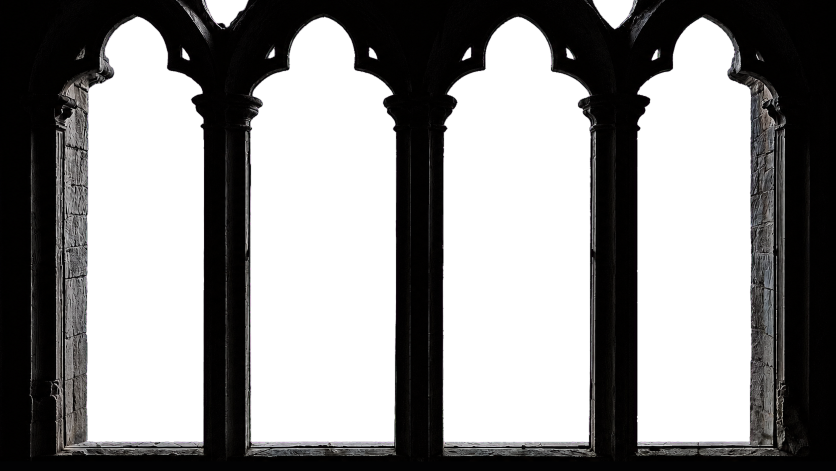
#> input picture Views/Medieval Storm Window/Assets/Photoreal Window/framic_arcade_v3_fitted.png, 1672 x 941 px (shown at 1/2 size)
$ python build_projected_window_v4.py   (older library calls are emulated)
#> lines starting #> are read from the running program, lines starting #| are printed output that depends on the picture; after the words box and inside, x2 and y2 are one past the last pixel; in counts of white or black regions, pixels touching at a corner belong together
"""Build the V4 projective-photo Gothic window relief.

Unlike V2/V3, the photograph is not drawn on a front quad.  Every visible
photo texel is attached to a physically shaped height-field.  Vertex x/y are
contracted as z approaches the authored camera, keeping the source photograph
pixel-perfect from that camera while producing real parallax off axis.
"""

from __future__ import annotations

from pathlib import Path
import struct

import cv2
import numpy as np
from PIL import Image, ImageFilter
import trimesh
from trimesh.visual.material import PBRMaterial
from trimesh.visual.texture import TextureVisuals


ROOT = Path(__file__).resolve().parents[1]
ASSET_DIR = ROOT / "Views/Medieval Storm Window/Assets/Photoreal Window"
STONE_DIR = ROOT / "Views/Medieval Storm Window/Assets/Stone PBR/RabdentseRuins"

SOURCE = ASSET_DIR / "framic_arcade_v3_fitted.png"
UPSCALED = ASSET_DIR / "framic_arcade_v4_projected_2x.png"
NORMAL = ASSET_DIR / "framic_arcade_v4_normal.png"
ROUGHNESS = ASSET_DIR / "framic_arcade_v4_roughness.png"
OUTPUT = ASSET_DIR / "framic_arcade_projected_v4.glb"

PLATE_WIDTH = 0.65
PLATE_HEIGHT = 0.365625
# View.tscn's authored camera-to-frame distance.  This is the calibration that
# guarantees the displaced mesh reproduces the source photograph at center.
CALIBRATED_CAMERA_DISTANCE = 0.234818953
GRID_STEP = 4
SILL_START_V = 0.928
SILL_FRONT_V = 0.950


# [61 lines left out: function semantic_depth, not called in this run]


def build_detail_maps(source: Image.Image) -> tuple[Image.Image, Image.Image]:
    """Build source-aligned restrained stone normal and roughness maps."""
    rgba = np.asarray(source, dtype=np.uint8)
    gray = cv2.cvtColor(rgba[:, :, :3], cv2.COLOR_RGB2GRAY).astype(np.float32) / 255.0
    # Remove broad lighting gradients; normals should describe grit/carving,
    # not bake the photograph's illumination a second time.
    broad = cv2.GaussianBlur(gray, (0, 0), 7.0)
    detail = cv2.GaussianBlur(gray - broad, (0, 0), 1.0)
    dx = cv2.Sobel(detail, cv2.CV_32F, 1, 0, ksize=3)
    dy = cv2.Sobel(detail, cv2.CV_32F, 0, 1, ksize=3)
    strength = 4.0
    nx = -dx * strength
    ny = dy * strength
    nz = np.ones_like(nx)
    length = np.sqrt(nx * nx + ny * ny + nz * nz)
    normal = np.dstack((nx / length, ny / length, nz / length))
    normal = np.clip(normal * 0.5 + 0.5, 0.0, 1.0)
    normal_image = Image.fromarray((normal * 255.0).astype(np.uint8), "RGB")

    local_variance = cv2.GaussianBlur((gray - broad) ** 2, (0, 0), 3.0)
    rough = np.clip(0.84 + local_variance * 2.2, 0.72, 0.98)
    rough_image = Image.fromarray((rough * 255.0).astype(np.uint8), "L")
    return normal_image, rough_image


def clean_projective_alpha(source: Image.Image) -> Image.Image:
    """Keep authored apertures while stabilizing their physical silhouettes."""
    rgba = np.asarray(source, dtype=np.uint8).copy()
    transparent = (rgba[:, :, 3] < 96).astype(np.uint8)
    count, labels, stats, _ = cv2.connectedComponentsWithStats(transparent, 8)
    for label in range(1, count):
        # Four landscape apertures and the two broad clipped vault openings are
        # intentional. Small isolated keying holes become distracting vertical
        # flashes when a multi-million-splat landscape shows through them.
        if int(stats[label, cv2.CC_STAT_AREA]) < 1000:
            rgba[labels == label, 3] = 255

    return Image.fromarray(rgba, "RGBA")


# [211 lines left out: functions projected_facade, opening_reveals, not called in this run]


def build() -> None:
    source = clean_projective_alpha(Image.open(SOURCE).convert("RGBA"))
#> in clean_projective_alpha, rgba is the input picture: shape (941, 1672, 4); mean R, G, B, A 10.4, 9.8, 9.8, 123.8
#> in clean_projective_alpha, `transparent = (rgba[:, :, 3] < 96).astype(np.uint8)`:
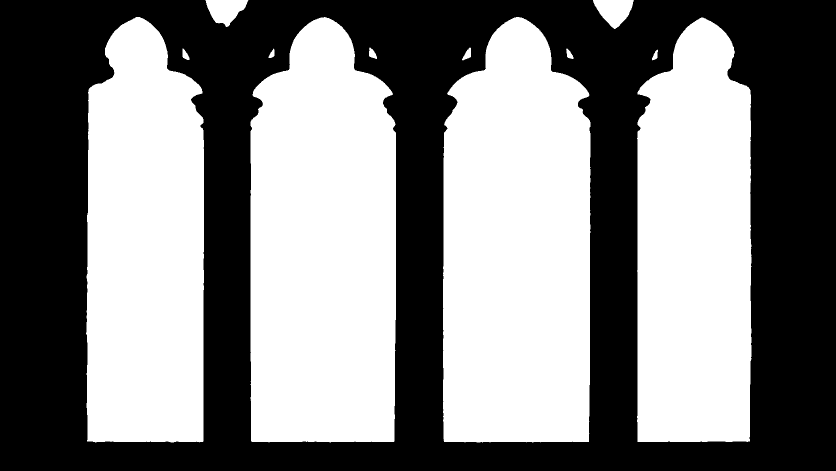
#> transparent: shape (941, 1672) (shown at 1/2 size); values 0 (black) and 1 (white), 51.4% white; 1 black region, box (x1, y1, x2, y2) and area: (0, 0, 1672, 941) 764192
#> in clean_projective_alpha, `count, labels, stats, _ = cv2.connectedComponentsWithStats(transparent..`:
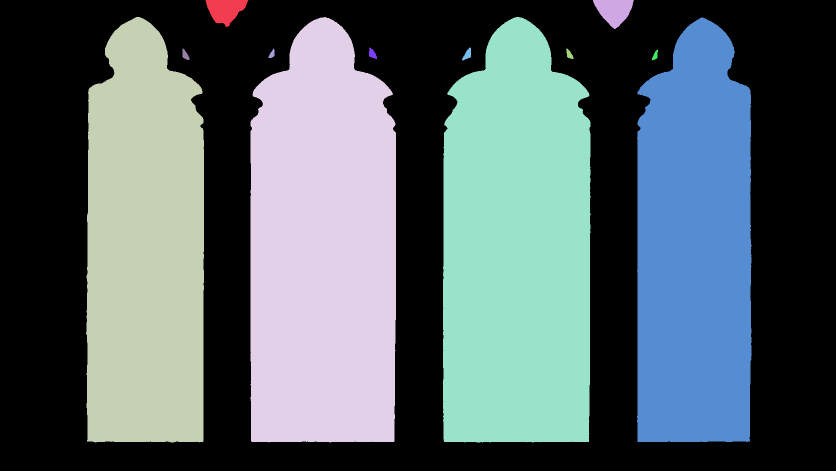
#> labels: shape (941, 1672) int32 (shown at 1/2 size); 13 distinct labels, from 0 to 12; one colour per label, 0 black
#> in clean_projective_alpha, `count, labels, stats, _ = cv2.connectedComponentsWithStats(transparent..`: count = 13; stats = 13 rows, first 6: [0, 0, 1672, 941, 764192], [411, 0, 86, 54, 2895], [1186, 0, 82, 58, 2979], [172, 34, 236, 851, 180014], [501, 34, 291, 851, 222317], [886, 34, 295, 851, 224625]
#> after the loop in clean_projective_alpha, `for label in range(1, count):`:
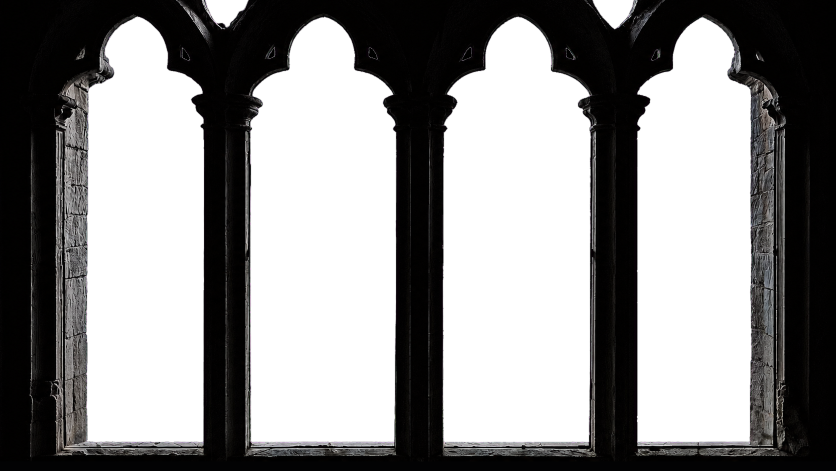
#> rgba: shape (941, 1672, 4) (shown at 1/2 size); 0.07% of pixels changed, all inside (x1, y1, x2, y2) = (365, 95, 1316, 121); transparent parts drawn white
    # Exact-composition deterministic 2x resample.  A generative upscaler is
    # deliberately not used here because moving silhouette pixels would break
    # the projective calibration.
    upscale = source.resize((source.width * 2, source.height * 2), Image.Resampling.LANCZOS)
    upscale = upscale.filter(ImageFilter.UnsharpMask(radius=0.65, percent=28, threshold=3))
    upscale.save(UPSCALED, optimize=True)

    normal, rough = build_detail_maps(source)
#> in build_detail_maps, `nx = -dx * strength`:
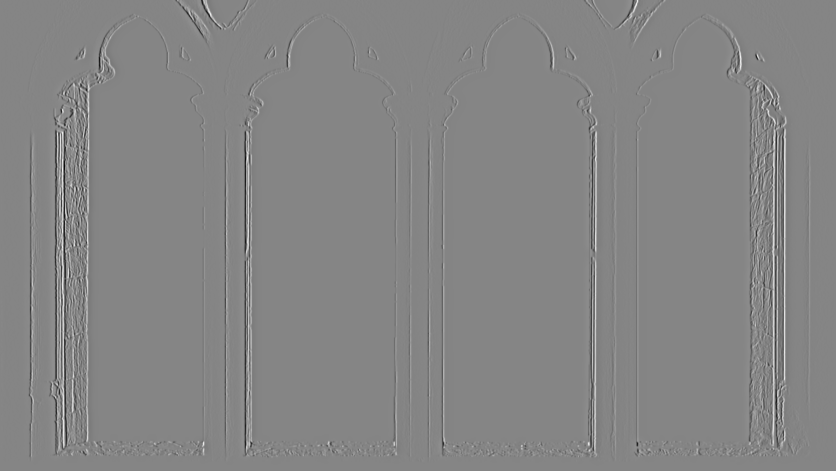
#> nx: shape (941, 1672) float32 (shown at 1/2 size); min -7.72, max 7.08, mean 5.63e-05; drawn with min black and max white
#> in build_detail_maps, `local_variance = cv2.GaussianBlur((gray - broad) ** 2, (0, 0), 3.0)`:
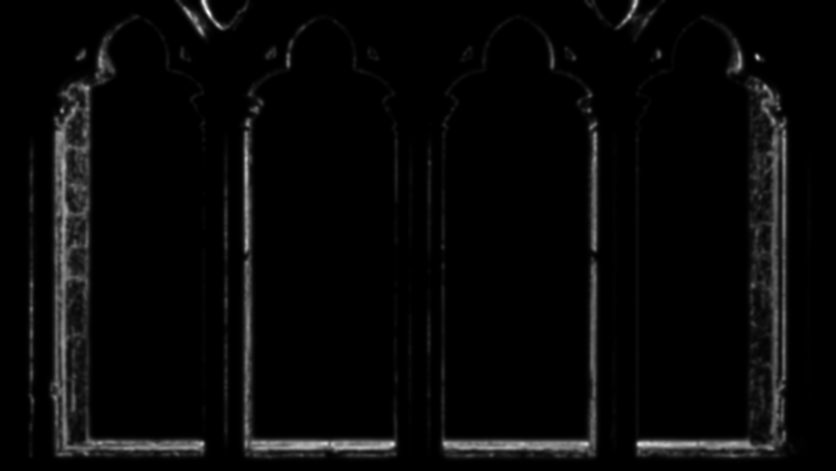
#> local_variance: shape (941, 1672) float32 (shown at 1/2 size); min 0, max 0.163, mean 0.00515; drawn with min black and max white
#> in build_detail_maps, `rough = np.clip(0.84 + local_variance * 2.2, 0.72, 0.98)`:
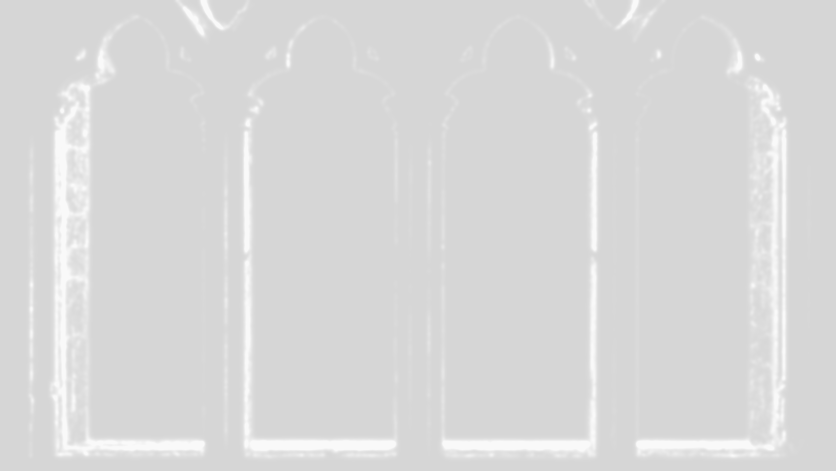
#> rough: shape (941, 1672) float32 (shown at 1/2 size); min 0.84, max 0.98, mean 0.851
    normal.resize(upscale.size, Image.Resampling.LANCZOS).save(NORMAL, optimize=True)
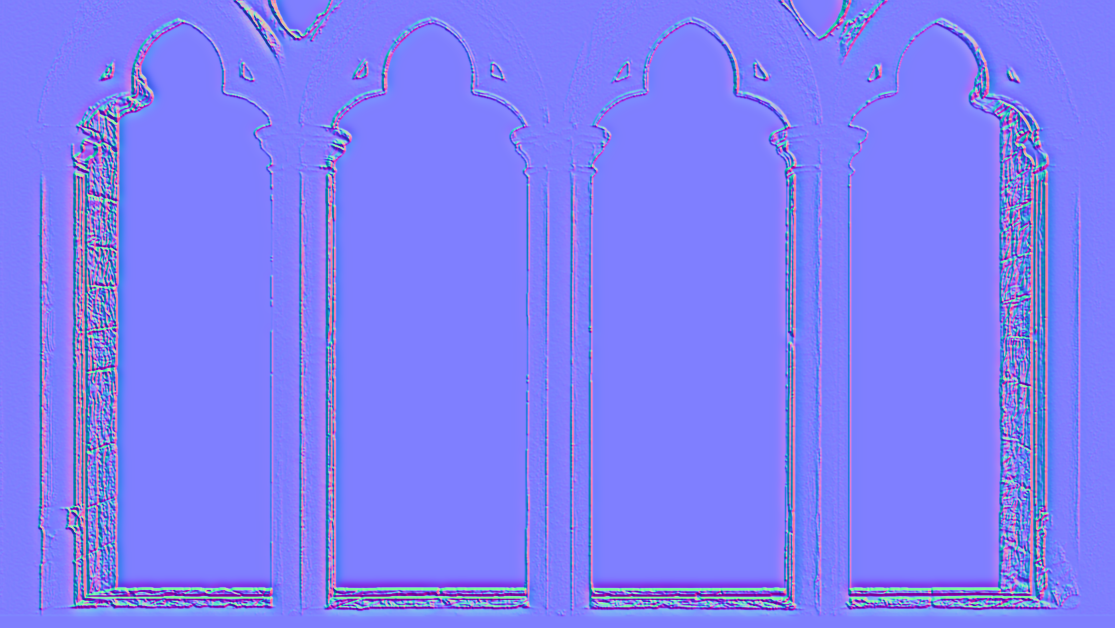
#> saved as framic_arcade_v4_normal.png: PIL image 3344x1882 RGB (shown at 1/3 size); mean R, G, B 126.9, 126.8, 246.8
    rough.resize(upscale.size, Image.Resampling.LANCZOS).save(ROUGHNESS, optimize=True)

    # Build UV geometry from the source-resolution semantic masks but embed the
    # exact 2x texture and detail maps for cleaner grazing-angle sampling.
    normal_2x = Image.open(NORMAL).convert("RGB")
    rough_2x = Image.open(ROUGHNESS).convert("L")
    scene = trimesh.Scene()
    facade = projected_facade(source, upscale, normal_2x, rough_2x)
    scene.add_geometry(facade, node_name="ProjectedFacade", geom_name="ProjectedFacade")
    for index, reveal in enumerate(opening_reveals(source), 1):
        scene.add_geometry(reveal, node_name=f"OpeningReveal{index}", geom_name=f"OpeningReveal{index}")
    glb = scene.export(file_type="glb")
    # Promote Trimesh's application-specific `_TANGENT` attribute to glTF's
    # standard `TANGENT` semantic without touching binary accessor offsets.
    json_length, json_type = struct.unpack_from("<II", glb, 12)
    if json_type != 0x4E4F534A:
        raise RuntimeError("Unexpected GLB JSON chunk")
    json_start = 20
    json_end = json_start + json_length
    json_chunk = glb[json_start:json_end]
    promoted = json_chunk.replace(b'"_TANGENT"', b'"TANGENT"')
    promoted += b" " * (len(json_chunk) - len(promoted))
    if b'"TANGENT"' not in promoted:
        raise RuntimeError("Facade tangent attribute was not exported")
    OUTPUT.write_bytes(glb[:json_start] + promoted + glb[json_end:])
    print(f"Wrote {UPSCALED.relative_to(ROOT)} ({upscale.width}x{upscale.height})")
    print(f"Wrote {NORMAL.relative_to(ROOT)}")
    print(f"Wrote {ROUGHNESS.relative_to(ROOT)}")
    print(f"Wrote {OUTPUT.relative_to(ROOT)}")
    print(f"Facade: {len(facade.vertices):,} vertices, {len(facade.faces):,} triangles")


if __name__ == "__main__":
    build()
#> (the call stopped at in build, `scene = trimesh.Scene()`: trimesh is not available in this run)
